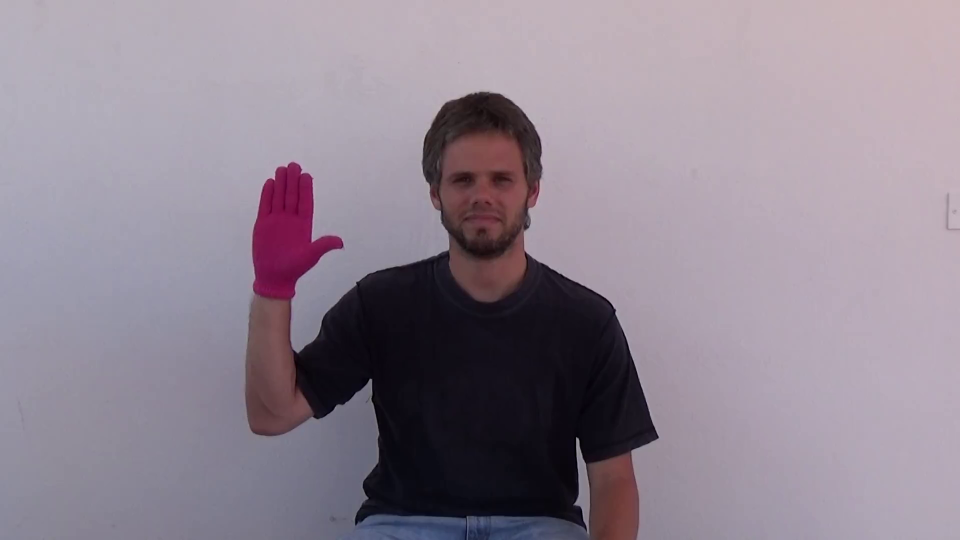
#> input picture image_test/001_010_003_frame_2.png, 1920 x 1080 px (shown at 1/2 size); its folder holds only this picture in this run
$ python -i hand_crop.py   (imports and definitions only)
#> lines starting #> are read from the running program, lines starting #| are printed output that depends on the picture
import os
import csv
import cv2
import numpy as np
import tqdm
from imutils import contours,perspective, grab_contours
from scipy.spatial import distance as dist


# Crop hand out of original image
# [55 lines left out: functions one_hand, image_to_hand, frame_to_csv, not called in this run]


def two_hand(gray):
    def midpoint(ptA, ptB):
        return ((ptA[0] + ptB[0]) * 0.5, (ptA[1] + ptB[1]) * 0.5)


    blur = cv2.GaussianBlur(gray, (5, 5), 1)
    (T, thresh) = cv2.threshold(blur, 1, 255, cv2.THRESH_BINARY)
    cnts, _ = cv2.findContours(thresh, cv2.RETR_EXTERNAL, cv2.CHAIN_APPROX_SIMPLE)
    cnts = sorted(cnts, key=lambda z: cv2.contourArea(z), reverse=True)[:2]
    distance = 0

    ref = np.zeros((224,224), dtype='uint8')
    coor = [[0, 24], [112, 24]]
    refObj = None
    for (c, p) in zip(cnts, coor):
        # compute bouding box for the contour then extract the digit
        (x, y, w, h) = cv2.boundingRect(c)
        px, py = p
        roi = gray[y:y + h, x:x + w]
        roi = cv2.resize(roi, (112,112), interpolation=cv2.INTER_AREA)
        ref[px:px + 112, py:py + 112] = roi
        box = cv2.minAreaRect(c)
        box = cv2.boxPoints(box)

        box = np.array(box, dtype="int")
        box = perspective.order_points(box)
        cX = np.average(box[:, 0])
        cY = np.average(box[:, 1])
        if refObj is None:
            # unpack the ordered bounding box, then compute the
            # midpoint between the top-left and top-right points,
            # followed by the midpoint between the top-right and
            # bottom-right
            (tl, tr, br, bl) = box

            (tlblX, tlblY) = midpoint(tl, bl)
            (trbrX, trbrY) = midpoint(tr, br)
            # compute the Euclidean distance between the midpoints,
            # then construct the reference object
            D = dist.euclidean((tlblX, tlblY), (trbrX, trbrY))

            refObj = (box, (cX, cY), D / 0.955)

            continue
        distance = dist.euclidean((cX, cY), (refObj[1][0], refObj[1][1])) / refObj[2]


    return ref,distance


path_train = '/home/quan/PycharmProjects/sign-language-gesture-recognition/utils/filename_train.txt'
path_test = '/home/quan/PycharmProjects/sign-language-gesture-recognition/utils/filename_test.txt'
Csv = '/home/quan/PycharmProjects/sign-language-gesture-recognition/data/train_sign.csv'

>>> import cv2
>>> picture = cv2.imread('../image_test/001_010_003_frame_2.png', cv2.IMREAD_GRAYSCALE)
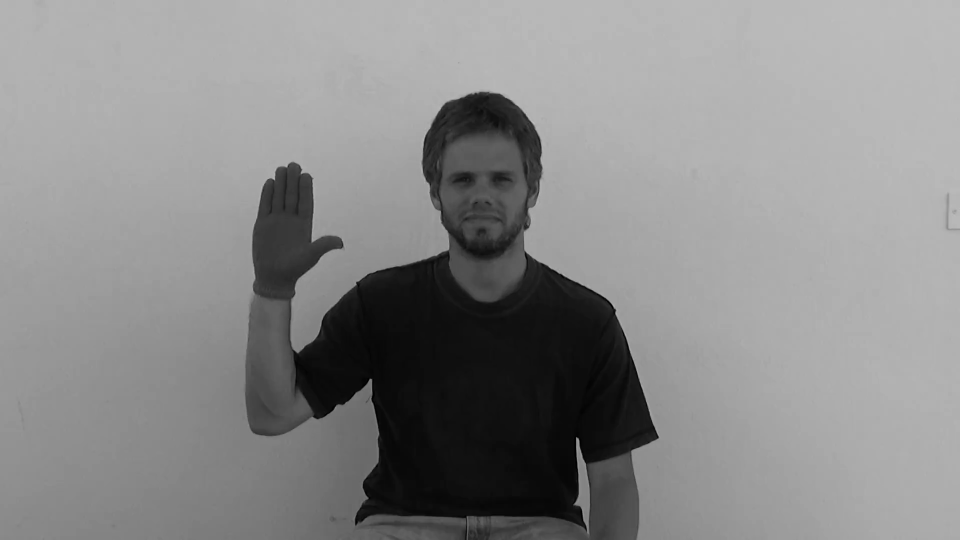
#> picture: shape (1080, 1920) (shown at 1/2 size); min 0, max 199, mean 137.9
>>> result = two_hand(picture)
#> in two_hand, `(T, thresh) = cv2.threshold(blur, 1, 255, cv2.THRESH_BINARY)`: thresh: shape (1080, 1920); every value is 255
#> in two_hand, `cnts, _ = cv2.findContours(thresh, cv2.RETR_EXTERNAL, cv2.CHAIN_APPROX..`: cnts = [[[0, 0], [0, 1079], [1919, 1079], [1919, 0]]]
#> the loop in two_hand, `for (c, p) in zip(cnts, coor):` made 1 pass
#> (c, x, y, w, h, px, py, cX) on pass 1: ([[0, 0], [0, 1079], [1919, 1079], [1919, 0]], 0, 0, 1920, 1080, 0, 24, 959)
#> pass 1, in two_hand, `roi = cv2.resize(roi, (112,112), interpolation=cv2.INTER_AREA)`:
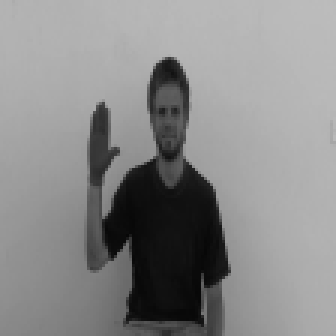
#> roi: shape (112, 112) (shown 3 times larger); min 7, max 188, mean 137.9
#> after the loop in two_hand, `for (c, p) in zip(cnts, coor):`:
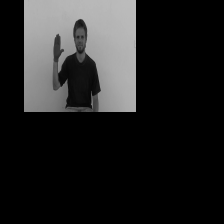
#> ref: shape (224, 224); min 0, max 188, mean 34.5
#> after the loop in two_hand, `for (c, p) in zip(cnts, coor):`: D = 1918; tlblX = 0; tlblY = 539; trbrX = 1918; trbrY = 539
